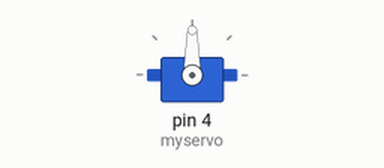
The sketch below on a simulated Arduino Uno, built with avr-gcc and run on an emulated ATmega328P. Parts: servo.

Above: at 0.05 s.
Timing chart, 0 to 3.0 s (numbered marks = the images above):
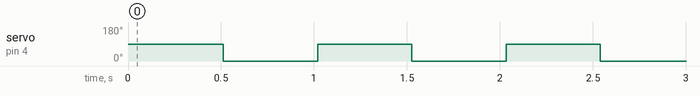

The sketch:

servo_test.ino
```cpp
#include <Servo.h>
Servo myservo;
void setup() {
  myservo.attach(4); //伺服馬達的訊號線接Pin4
}
void loop() {
  for(int i = 0; i <= 90; i=i+1){
    myservo.write(i);
    //delay(5);
  }
  delay(500);
  for(int i = 90; i >= 0; i=i-1){
    myservo.write(i);
    //delay(5);
  }
  delay(500);
}
```

Measured:
- by itself, servo on pin 4 (myservo): alternates 90° for 0.51 s and 0° for 0.51 s
